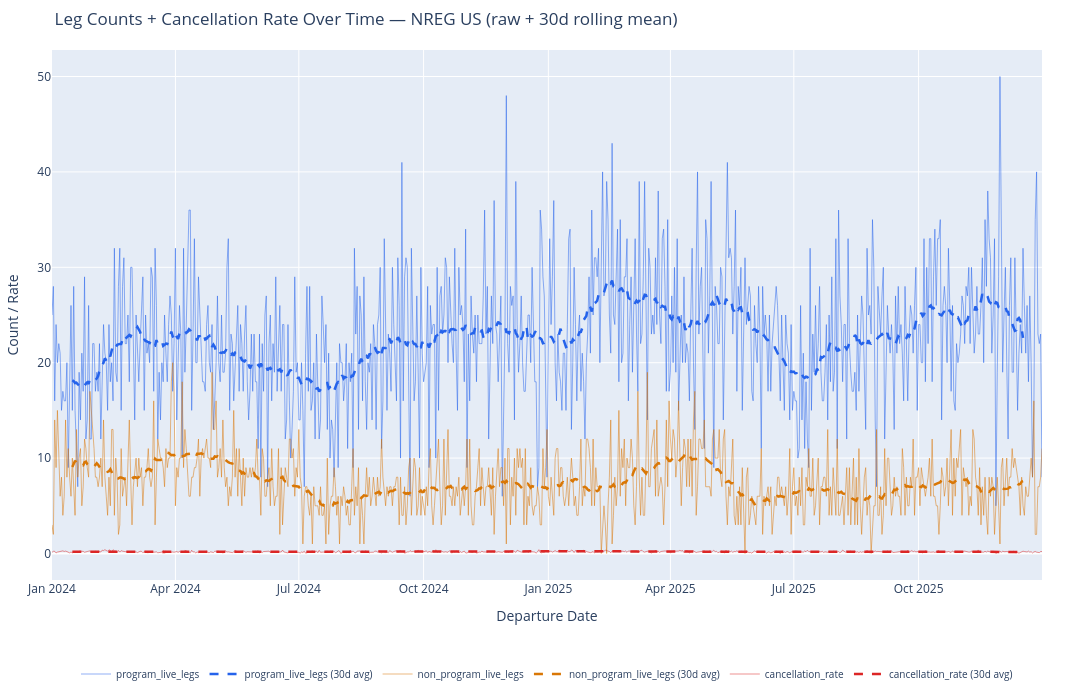
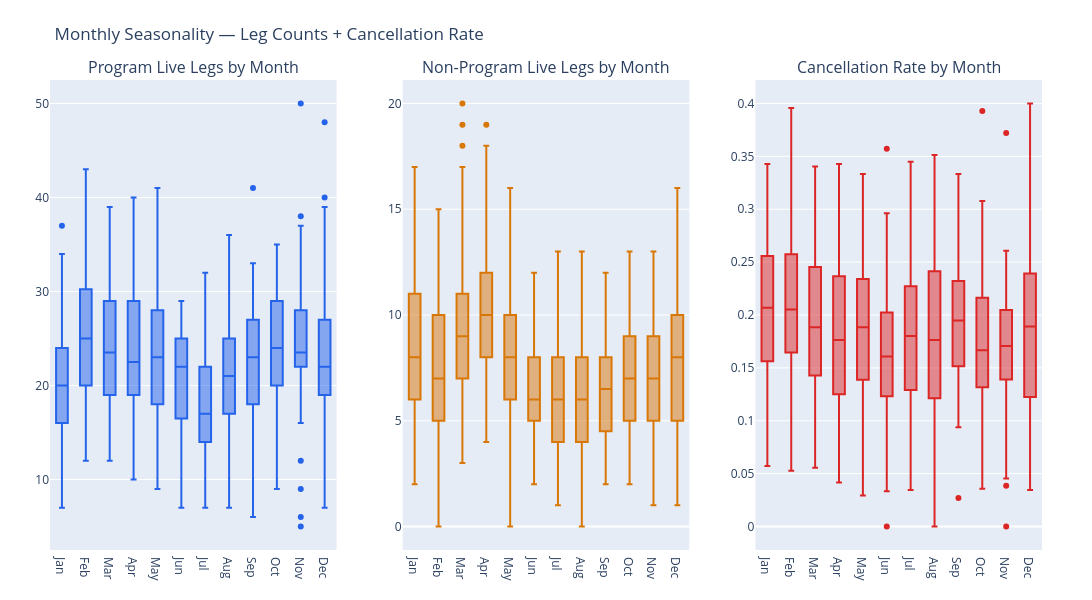
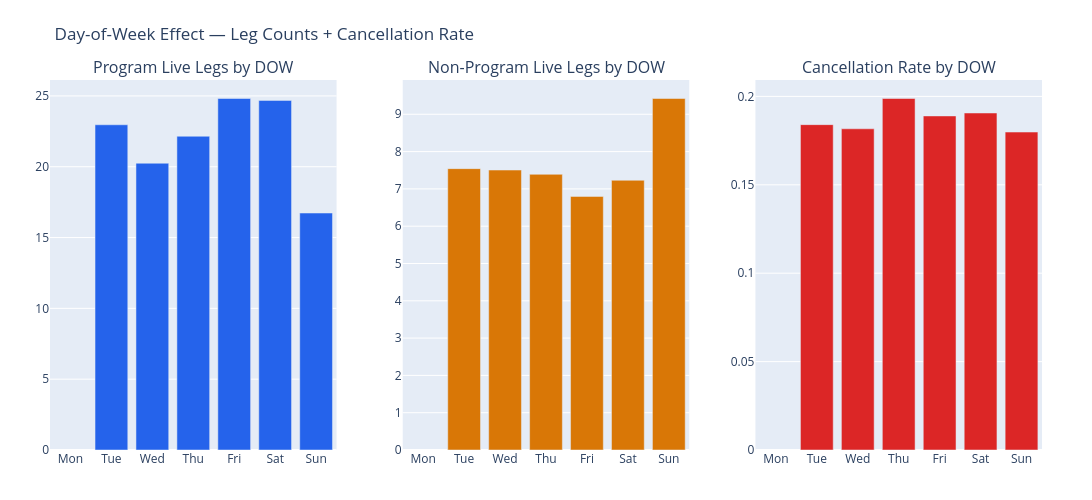
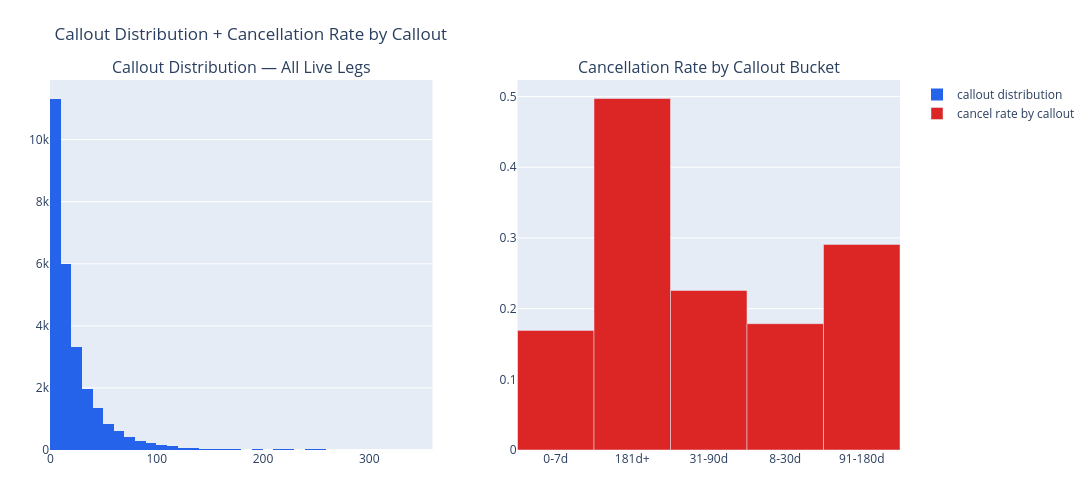

These figures' notebook cell, in order:
### Code cell
import matplotlib.pyplot as plt

# ── convert to pandas for statsmodels ACF/PACF ────────────────────
df_pd = df_daily.to_pandas()

TARGET_COLS  = ["program_live_legs", "non_program_live_legs", "cancellation_rate"]
COLORS       = ["#2563eb", "#d97706", "#dc2626"]

# ════════════════════════════════════════════════════════
# Section 5 — Time Series + 30-day Rolling Mean
# ════════════════════════════════════════════════════════
fig = go.Figure()

for col, color in zip(TARGET_COLS, COLORS):
    fig.add_trace(go.Scatter(
        x=df_pd["dep_date"], y=df_pd[col],
        mode="lines", name=col,
        line=dict(color=color, width=1), opacity=0.5
    ))
    rolling = df_pd[col].rolling(30, center=True).mean()
    fig.add_trace(go.Scatter(
        x=df_pd["dep_date"], y=rolling,
        mode="lines", name=f"{col} (30d avg)",
        line=dict(color=color, width=2.5, dash="dash")
    ))

fig.update_layout(
    title="Leg Counts + Cancellation Rate Over Time — NREG US (raw + 30d rolling mean)",
    xaxis_title="Departure Date", yaxis_title="Count / Rate",
    **PLOT_CFG
)
fig.show()

# ════════════════════════════════════════════════════════
# Section 6 — Monthly Seasonality Box Plots
# ════════════════════════════════════════════════════════
month_labels = ["Jan","Feb","Mar","Apr","May","Jun",
                "Jul","Aug","Sep","Oct","Nov","Dec"]

fig = make_subplots(rows=1, cols=3, subplot_titles=[
    "Program Live Legs by Month",
    "Non-Program Live Legs by Month",
    "Cancellation Rate by Month"
])

for idx, (col, color) in enumerate(zip(TARGET_COLS, COLORS)):
    for m in range(1, 13):
        vals = df_pd[df_pd["month"] == m][col].dropna().tolist()
        fig.add_trace(
            go.Box(y=vals, name=month_labels[m-1],
                   marker_color=color, showlegend=False),
            row=1, col=idx+1
        )

fig.update_layout(
    title="Monthly Seasonality — Leg Counts + Cancellation Rate",
    height=600, width=1200,
    margin=dict(l=50, r=50, t=80, b=50)
)
fig.show()

# ════════════════════════════════════════════════════════
# Section 7 — Day-of-Week Analysis
# ════════════════════════════════════════════════════════
dow_labels = ["Mon","Tue","Wed","Thu","Fri","Sat","Sun"]

fig = make_subplots(rows=1, cols=3, subplot_titles=[
    "Program Live Legs by DOW",
    "Non-Program Live Legs by DOW",
    "Cancellation Rate by DOW"
])

for idx, (col, color) in enumerate(zip(TARGET_COLS, COLORS)):
    means = df_pd.groupby("day_of_week")[col].mean().reindex(range(7))
    fig.add_trace(
        go.Bar(x=dow_labels, y=means.values,
               marker_color=color, showlegend=False),
        row=1, col=idx+1
    )

fig.update_layout(
    title="Day-of-Week Effect — Leg Counts + Cancellation Rate",
    height=500, width=1200,
    margin=dict(l=50, r=50, t=80, b=50)
)
fig.show()

# ════════════════════════════════════════════════════════
# Section 8 — Cancellation Rate Deep Dive
# ════════════════════════════════════════════════════════

# 8a: overall cancellation rate by order type bucket
cancel_by_type = (
    df_labelled
    .filter(pl.col("IS_FERRY") == "Live")
    .with_columns(
        pl.when(pl.col("ORDER_TYPE") == "Program")
          .then(pl.lit("Program"))
          .otherwise(pl.lit("Non-Program"))
          .alias("order_bucket")
    )
    .group_by("order_bucket")
    .agg([
        pl.col("LEG_STATUS").eq("Cancelled").sum().alias("cancelled"),
        pl.len().alias("total")
    ])
    .with_columns(
        (pl.col("cancelled") / pl.col("total")).alias("cancel_rate")
    )
)
print("Cancellation rate by order bucket:")
print(cancel_by_type)

# 8b: callout distribution — how far in advance are live legs booked?
fig = make_subplots(rows=1, cols=2, subplot_titles=[
    "Callout Distribution — All Live Legs",
    "Cancellation Rate by Callout Bucket"
])

# callout histogram
callout_vals = df_labelled.filter(
    (pl.col("IS_FERRY") == "Live") &
    (pl.col("callout_days") <= 365)
)["callout_days"].to_list()

fig.add_trace(
    go.Histogram(x=callout_vals, nbinsx=50,
                 marker_color="#2563eb", name="callout distribution"),
    row=1, col=1
)

# callout buckets → cancellation rate
callout_buckets = (
    df_labelled
    .filter(
        (pl.col("IS_FERRY") == "Live") &
        (pl.col("callout_days") <= 365)
    )
    .with_columns(
        pl.when(pl.col("callout_days") <= 7).then(pl.lit("0-7d"))
        .when(pl.col("callout_days") <= 30).then(pl.lit("8-30d"))
        .when(pl.col("callout_days") <= 90).then(pl.lit("31-90d"))
        .when(pl.col("callout_days") <= 180).then(pl.lit("91-180d"))
        .otherwise(pl.lit("181d+"))
        .alias("callout_bucket")
    )
    .group_by("callout_bucket")
    .agg([
        pl.col("LEG_STATUS").eq("Cancelled").sum().alias("cancelled"),
        pl.len().alias("total")
    ])
    .with_columns(
        (pl.col("cancelled") / pl.col("total")).alias("cancel_rate")
    )
    .sort("callout_bucket")
)
print("\nCancellation rate by callout bucket:")
print(callout_buckets)

fig.add_trace(
    go.Bar(
        x=callout_buckets["callout_bucket"].to_list(),
        y=callout_buckets["cancel_rate"].to_list(),
        marker_color="#dc2626", name="cancel rate by callout"
    ),
    row=1, col=2
)

fig.update_layout(
    title="Callout Distribution + Cancellation Rate by Callout",
    height=500, width=1200,
    margin=dict(l=50, r=50, t=80, b=50)
)
fig.show()

# ════════════════════════════════════════════════════════
# Section 9 — ACF/PACF on program_live and non_program_live
# ════════════════════════════════════════════════════════
fig, axes = plt.subplots(2, 2, figsize=(16, 8))

for idx, col in enumerate(["program_live_legs", "non_program_live_legs"]):
    series = df_pd[col].dropna()
    sm.graphics.tsa.plot_acf(series, lags=60, ax=axes[idx, 0],
                              title=f"ACF — {col}")
    sm.graphics.tsa.plot_pacf(series, lags=60, ax=axes[idx, 1],
                               title=f"PACF — {col}")

plt.suptitle("ACF / PACF — Program and Non-Program Live Legs (lags=60)", y=1.02)
plt.tight_layout()
plt.savefig("../notebooks/acf_pacf_legs.png", dpi=150, bbox_inches="tight")
plt.show()

# ════════════════════════════════════════════════════════
# Section 10 — Save processed file
# ════════════════════════════════════════════════════════
df_daily.write_parquet(PROCESSED_DIR / "legs_fleet_daily.parquet")
print("\n✅ Saved → data/processed/legs_fleet_daily.parquet")

### Figure 1 — Plotly figure (JSON) as saved in the notebook; plotly's stock layout.template omitted (floating-point values rounded to 4 significant figures; data arrays with more than 128 entries replaced by an {"elided": "..."} marker saying what was removed)
{"data": [{"line": {"color": "#2563eb", "width": 1}, "mode": "lines", "name": "program_live_legs", "opacity": 0.5, "type": "scatter", "x": {"elided": "731 str values"}, "y": {"elided": "731 int values"}}, {"line": {"color": "#2563eb", "dash": "dash", "width": 2.5}, "mode": "lines", "name": "program_live_legs (30d avg)", "type": "scatter", "x": {"elided": "731 str values"}, "y": {"elided": "731 float values"}}, {"line": {"color": "#d97706", "width": 1}, "mode": "lines", "name": "non_program_live_legs", "opacity": 0.5, "type": "scatter", "x": {"elided": "731 str values"}, "y": {"elided": "731 int values"}}, {"line": {"color": "#d97706", "dash": "dash", "width": 2.5}, "mode": "lines", "name": "non_program_live_legs (30d avg)", "type": "scatter", "x": {"elided": "731 str values"}, "y": {"elided": "731 float values"}}, {"line": {"color": "#dc2626", "width": 1}, "mode": "lines", "name": "cancellation_rate", "opacity": 0.5, "type": "scatter", "x": {"elided": "731 str values"}, "y": {"elided": "731 float values"}}, {"line": {"color": "#dc2626", "dash": "dash", "width": 2.5}, "mode": "lines", "name": "cancellation_rate (30d avg)", "type": "scatter", "x": {"elided": "731 str values"}, "y": {"elided": "731 float values"}}], "layout": {"height": 700, "legend": {"font": {"size": 10}, "orientation": "h", "x": 0.5, "xanchor": "center", "y": -0.15, "yanchor": "top"}, "margin": {"b": 120, "l": 50, "r": 50, "t": 50}, "title": {"text": "Leg Counts + Cancellation Rate Over Time — NREG US (raw + 30d rolling mean)"}, "width": 1200, "xaxis": {"title": {"text": "Departure Date"}}, "yaxis": {"title": {"text": "Count / Rate"}}}}

### Figure 2 — Plotly figure (JSON) as saved in the notebook; plotly's stock layout.template omitted (floating-point values rounded to 4 significant figures)
{"data": [{"marker": {"color": "#2563eb"}, "name": "Jan", "showlegend": false, "type": "box", "xaxis": "x", "y": [25, 28, 16, 24, 20, 22, 21, 15, 17, 16, 16, 20, 9, 19, 26, 15, 28, 15, 10, 7, 19, 14, 21, 17, 29, 12, 14, 26, 12, 12, 22, 22, 33, 24, 29, 37, 20, 16, 23, 19, 18, 15, 21, 21, 15, 24, 33, 34, 13, 20, 30, 24, 16, 23, 25, 17, 21, 18, 12, 20, 23, 29], "yaxis": "y"}, {"marker": {"color": "#2563eb"}, "name": "Feb", "showlegend": false, "type": "box", "xaxis": "x", "y": [22, 17, 19, 17, 22, 12, 17, 24, 21, 20, 15, 24, 18, 20, 16, 32, 19, 18, 28, 32, 15, 28, 31, 22, 22, 25, 18, 30, 30, 21, 36, 25, 31, 31, 29, 32, 20, 30, 40, 27, 28, 39, 35, 25, 21, 43, 25, 24, 29, 34, 18, 35, 20, 21, 29, 29, 33], "yaxis": "y"}, {"marker": {"color": "#2563eb"}, "name": "Mar", "showlegend": false, "type": "box", "xaxis": "x", "y": [22, 14, 25, 21, 18, 22, 25, 29, 15, 25, 21, 22, 20, 30, 29, 17, 32, 26, 12, 19, 14, 20, 18, 25, 21, 18, 24, 27, 25, 17, 22, 16, 24, 29, 19, 27, 33, 23, 17, 39, 22, 23, 29, 39, 29, 14, 32, 30, 23, 25, 23, 31, 24, 38, 25, 22, 33, 34, 28, 17, 35, 17], "yaxis": "y"}, {"marker": {"color": "#2563eb"}, "name": "Apr", "showlegend": false, "type": "box", "xaxis": "x", "y": [32, 14, 20, 26, 23, 10, 32, 19, 24, 30, 36, 36, 15, 23, 33, 20, 20, 29, 25, 20, 18, 18, 17, 24, 26, 20, 19, 24, 13, 16, 19, 27, 20, 30, 19, 33, 15, 20, 25, 20, 29, 20, 22, 21, 16, 25, 32, 20, 13, 30, 40, 23, 28, 30, 18, 11, 35, 33, 21, 27], "yaxis": "y"}, {"marker": {"color": "#2563eb"}, "name": "May", "showlegend": false, "type": "box", "xaxis": "x", "y": [20, 27, 20, 18, 25, 19, 19, 21, 30, 33, 15, 23, 22, 16, 19, 22, 26, 17, 24, 22, 17, 23, 26, 18, 14, 17, 23, 17, 23, 18, 18, 39, 22, 9, 28, 26, 22, 22, 30, 29, 14, 24, 29, 41, 31, 32, 31, 23, 28, 36, 17, 28, 26, 30, 15, 22, 31, 24, 26, 28, 27, 17], "yaxis": "y"}, {"marker": {"color": "#2563eb"}, "name": "Jun", "showlegend": false, "type": "box", "xaxis": "x", "y": [11, 23, 8, 22, 17, 25, 27, 7, 22, 25, 16, 22, 19, 29, 17, 21, 26, 17, 24, 24, 12, 14, 24, 16, 10, 13, 17, 29, 19, 20, 16, 26, 22, 20, 28, 23, 11, 28, 23, 25, 23, 17, 25, 17, 22, 24, 26, 28, 26, 21, 16, 25, 19, 15, 25, 22, 21, 14, 24, 15], "yaxis": "y"}, {"marker": {"color": "#2563eb"}, "name": "Jul", "showlegend": false, "type": "box", "xaxis": "x", "y": [14, 14, 20, 15, 7, 21, 28, 17, 28, 15, 16, 20, 12, 23, 17, 12, 14, 27, 24, 20, 24, 13, 21, 10, 14, 13, 8, 13, 20, 9, 22, 17, 16, 16, 10, 11, 26, 14, 21, 11, 18, 12, 9, 32, 15, 23, 19, 26, 19, 22, 28, 19, 16, 16, 19, 24, 14, 25, 18, 29, 17, 19], "yaxis": "y"}, {"marker": {"color": "#2563eb"}, "name": "Aug", "showlegend": false, "type": "box", "xaxis": "x", "y": [20, 20, 16, 18, 22, 11, 20, 18, 21, 9, 32, 23, 28, 13, 27, 25, 16, 29, 18, 13, 20, 19, 22, 14, 24, 22, 13, 24, 25, 30, 11, 33, 11, 36, 27, 24, 18, 24, 24, 12, 33, 22, 19, 17, 17, 19, 15, 25, 17, 21, 27, 25, 18, 13, 32, 25, 26, 23, 35, 30, 14, 7], "yaxis": "y"}, {"marker": {"color": "#2563eb"}, "name": "Sep", "showlegend": false, "type": "box", "xaxis": "x", "y": [16, 33, 23, 15, 23, 21, 17, 30, 24, 20, 16, 31, 26, 10, 41, 16, 29, 31, 30, 18, 6, 32, 21, 16, 18, 27, 19, 10, 30, 21, 28, 25, 23, 27, 30, 12, 20, 26, 23, 21, 24, 21, 13, 27, 21, 28, 22, 24, 21, 16, 28, 21, 16, 23, 26, 25, 21, 26, 30, 15], "yaxis": "y"}, {"marker": {"color": "#2563eb"}, "name": "Oct", "showlegend": false, "type": "box", "xaxis": "x", "y": [18, 19, 20, 28, 9, 26, 23, 24, 24, 10, 30, 15, 27, 28, 23, 25, 31, 30, 20, 29, 25, 22, 20, 32, 21, 15, 30, 25, 26, 24, 18, 24, 24, 20, 20, 33, 18, 30, 22, 33, 33, 18, 29, 34, 26, 33, 33, 35, 14, 26, 28, 26, 20, 32, 26, 17, 26, 16, 15, 22, 20, 21], "yaxis": "y"}, {"marker": {"color": "#2563eb"}, "name": "Nov", "showlegend": false, "type": "box", "xaxis": "x", "y": [34, 9, 23, 16, 27, 23, 21, 25, 18, 25, 22, 22, 22, 27, 36, 23, 28, 12, 20, 27, 22, 37, 24, 23, 18, 22, 27, 6, 16, 23, 23, 27, 26, 22, 28, 27, 30, 22, 30, 25, 21, 23, 28, 23, 23, 26, 31, 20, 35, 28, 38, 33, 31, 21, 25, 33, 5, 19, 29, 50], "yaxis": "y"}, {"marker": {"color": "#2563eb"}, "name": "Dec", "showlegend": false, "type": "box", "xaxis": "x", "y": [48, 22, 19, 28, 26, 27, 14, 39, 24, 19, 22, 27, 20, 17, 17, 22, 25, 25, 20, 30, 25, 18, 18, 7, 9, 36, 34, 29, 27, 18, 8, 37, 19, 25, 30, 20, 12, 26, 31, 19, 19, 31, 21, 15, 21, 24, 21, 32, 26, 21, 26, 18, 27, 20, 8, 15, 35, 40, 23, 22, 23, 8], "yaxis": "y"}, {"marker": {"color": "#d97706"}, "name": "Jan", "showlegend": false, "type": "box", "xaxis": "x2", "y": [3, 2, 14, 9, 15, 11, 6, 8, 4, 6, 14, 8, 11, 8, 6, 10, 7, 4, 13, 8, 10, 11, 5, 7, 12, 11, 9, 8, 17, 15, 14, 6, 5, 8, 6, 4, 10, 11, 11, 6, 9, 9, 6, 5, 6, 8, 5, 8, 10, 8, 5, 6, 4, 4, 7, 12, 5, 7, 6, 12, 12, 11], "yaxis": "y2"}, {"marker": {"color": "#d97706"}, "name": "Feb", "showlegend": false, "type": "box", "xaxis": "x2", "y": [11, 8, 8, 7, 8, 10, 7, 14, 8, 6, 4, 8, 5, 13, 13, 4, 10, 8, 2, 3, 11, 6, 7, 8, 5, 11, 14, 8, 3, 9, 5, 12, 5, 9, 7, 7, 7, 0, 2, 5, 3, 0, 5, 8, 14, 1, 4, 8, 5, 7, 15, 6, 11, 9, 12, 5, 10], "yaxis": "y2"}, {"marker": {"color": "#d97706"}, "name": "Mar", "showlegend": false, "type": "box", "xaxis": "x2", "y": [7, 9, 10, 7, 10, 8, 9, 5, 8, 8, 9, 11, 8, 7, 8, 16, 3, 8, 12, 11, 10, 10, 9, 7, 11, 9, 10, 10, 18, 20, 17, 9, 9, 12, 10, 5, 3, 7, 17, 8, 4, 8, 4, 4, 10, 19, 7, 7, 11, 12, 13, 6, 14, 6, 7, 8, 7, 3, 7, 14, 7, 16], "yaxis": "y2"}, {"marker": {"color": "#d97706"}, "name": "Apr", "showlegend": false, "type": "box", "xaxis": "x2", "y": [5, 9, 8, 10, 10, 18, 9, 13, 11, 8, 6, 6, 8, 8, 9, 9, 10, 12, 6, 10, 11, 10, 11, 12, 10, 10, 9, 19, 13, 13, 12, 10, 13, 12, 8, 10, 16, 9, 5, 9, 12, 11, 7, 12, 7, 12, 6, 14, 17, 4, 7, 12, 12, 11, 11, 14, 7, 7, 7, 7], "yaxis": "y2"}, {"marker": {"color": "#d97706"}, "name": "May", "showlegend": false, "type": "box", "xaxis": "x2", "y": [16, 8, 9, 11, 8, 14, 9, 7, 8, 5, 7, 6, 8, 15, 8, 11, 6, 11, 8, 5, 10, 6, 9, 8, 8, 9, 8, 9, 8, 9, 12, 6, 12, 13, 10, 10, 10, 13, 8, 7, 12, 13, 6, 3, 7, 6, 9, 12, 4, 3, 6, 3, 7, 3, 9, 5, 0, 8, 9, 3, 4, 6], "yaxis": "y2"}, {"marker": {"color": "#d97706"}, "name": "Jun", "showlegend": false, "type": "box", "xaxis": "x2", "y": [8, 8, 4, 11, 10, 6, 6, 8, 9, 5, 11, 7, 5, 6, 6, 11, 2, 9, 3, 6, 9, 8, 7, 12, 12, 10, 11, 6, 9, 8, 5, 4, 3, 6, 6, 6, 11, 2, 6, 5, 6, 7, 5, 7, 2, 4, 6, 5, 8, 8, 6, 7, 6, 5, 7, 4, 6, 11, 2, 7], "yaxis": "y2"}, {"marker": {"color": "#d97706"}, "name": "Jul", "showlegend": false, "type": "box", "xaxis": "x2", "y": [13, 8, 7, 1, 6, 7, 7, 5, 4, 6, 1, 7, 5, 5, 5, 4, 7, 4, 4, 5, 1, 10, 2, 5, 6, 6, 9, 7, 4, 6, 1, 9, 5, 6, 4, 8, 5, 9, 3, 3, 8, 7, 11, 6, 6, 10, 4, 5, 8, 10, 3, 7, 7, 8, 8, 6, 13, 4, 7, 4, 9, 6], "yaxis": "y2"}, {"marker": {"color": "#d97706"}, "name": "Aug", "showlegend": false, "type": "box", "xaxis": "x2", "y": [6, 5, 7, 6, 4, 5, 3, 3, 7, 11, 4, 7, 5, 9, 1, 6, 4, 1, 6, 9, 6, 8, 5, 6, 8, 6, 5, 8, 6, 7, 12, 4, 12, 4, 4, 5, 6, 3, 6, 9, 4, 9, 3, 6, 10, 3, 8, 3, 11, 5, 2, 5, 8, 9, 4, 6, 5, 0, 2, 5, 5, 13], "yaxis": "y2"}, {"marker": {"color": "#d97706"}, "name": "Sep", "showlegend": false, "type": "box", "xaxis": "x2", "y": [8, 6, 5, 7, 6, 7, 7, 5, 7, 7, 8, 8, 3, 8, 4, 4, 7, 3, 5, 9, 10, 4, 8, 10, 9, 4, 5, 9, 4, 6, 4, 4, 7, 2, 4, 11, 5, 10, 10, 6, 4, 5, 8, 6, 7, 6, 6, 4, 11, 9, 4, 8, 5, 5, 8, 7, 12, 4, 8, 8], "yaxis": "y2"}, {"marker": {"color": "#d97706"}, "name": "Oct", "showlegend": false, "type": "box", "xaxis": "x2", "y": [5, 4, 7, 5, 9, 11, 5, 3, 5, 7, 9, 12, 7, 3, 5, 12, 4, 9, 13, 6, 6, 5, 7, 5, 7, 6, 8, 4, 6, 7, 5, 9, 5, 9, 8, 7, 6, 7, 8, 10, 6, 12, 6, 6, 5, 5, 2, 5, 9, 8, 6, 7, 10, 5, 9, 13, 4, 10, 6, 10, 9, 11], "yaxis": "y2"}, {"marker": {"color": "#d97706"}, "name": "Nov", "showlegend": false, "type": "box", "xaxis": "x2", "y": [7, 12, 4, 12, 5, 3, 3, 6, 7, 9, 11, 5, 9, 7, 5, 7, 7, 9, 6, 4, 9, 2, 6, 9, 11, 7, 9, 9, 5, 10, 13, 4, 9, 8, 7, 8, 4, 6, 5, 13, 12, 8, 7, 4, 9, 3, 7, 4, 8, 4, 2, 8, 6, 8, 7, 2, 5, 8, 5, 1], "yaxis": "y2"}, {"marker": {"color": "#d97706"}, "name": "Dec", "showlegend": false, "type": "box", "xaxis": "x2", "y": [1, 11, 11, 3, 8, 6, 10, 4, 11, 9, 11, 9, 10, 3, 11, 3, 6, 5, 9, 5, 4, 5, 5, 7, 6, 3, 3, 11, 7, 9, 13, 9, 10, 5, 8, 10, 6, 8, 8, 11, 9, 10, 9, 8, 7, 4, 8, 5, 4, 7, 6, 6, 8, 10, 8, 16, 2, 2, 7, 7, 8, 11], "yaxis": "y2"}, {"marker": {"color": "#dc2626"}, "name": "Jan", "showlegend": false, "type": "box", "xaxis": "x3", "y": [0.125, 0.2308, 0.2308, 0.05714, 0.1463, 0.175, 0.1818, 0.2333, 0.2759, 0.2143, 0.25, 0.2, 0.09091, 0.06897, 0.1579, 0.07407, 0.125, 0.1364, 0.1481, 0.1176, 0.2368, 0.2424, 0.1875, 0.2258, 0.1277, 0.2069, 0.2069, 0.2444, 0.275, 0.1818, 0.1628, 0.1765, 0.1915, 0.2558, 0.1463, 0.2264, 0.3023, 0.2059, 0.1905, 0.3421, 0.3077, 0.3333, 0.2703, 0.2571, 0.2222, 0.3191, 0.1915, 0.2075, 0.3429, 0.3, 0.1026, 0.3182, 0.2593, 0.1562, 0.2195, 0.1944, 0.2571, 0.3421, 0.1, 0.2195, 0.1667, 0.1111], "yaxis": "y3"}, {"marker": {"color": "#dc2626"}, "name": "Feb", "showlegend": false, "type": "box", "xaxis": "x3", "y": [0.1081, 0.2424, 0.1, 0.25, 0.1892, 0.1538, 0.3514, 0.3091, 0.3958, 0.35, 0.24, 0.3846, 0.3235, 0.175, 0.3958, 0.2653, 0.2564, 0.1034, 0.3182, 0.1463, 0.2973, 0.2444, 0.1739, 0.1892, 0.2059, 0.07692, 0.1579, 0.1556, 0.175, 0.09091, 0.1277, 0.2128, 0.05263, 0.1667, 0.1429, 0.2041, 0.1818, 0.1667, 0.1765, 0.2381, 0.3404, 0.3158, 0.2308, 0.2143, 0.07895, 0.2542, 0.1944, 0.2195, 0.1905, 0.2679, 0.175, 0.2115, 0.2051, 0.25, 0.1961, 0.2609, 0.1224], "yaxis": "y3"}, {"marker": {"color": "#dc2626"}, "name": "Mar", "showlegend": false, "type": "box", "xaxis": "x3", "y": [0.2162, 0.2069, 0.1667, 0.09677, 0.1765, 0.2308, 0.2273, 0.08108, 0.1786, 0.2326, 0.09091, 0.08333, 0.1765, 0.2292, 0.2128, 0.1316, 0.125, 0.1707, 0.07692, 0.09091, 0.07692, 0.1429, 0.325, 0.3191, 0.2381, 0.1818, 0.2093, 0.119, 0.1569, 0.1591, 0.1333, 0.2647, 0.25, 0.2115, 0.2564, 0.2558, 0.2653, 0.2683, 0.15, 0.1607, 0.3158, 0.3404, 0.1951, 0.14, 0.2041, 0.2326, 0.2642, 0.119, 0.05556, 0.1591, 0.1818, 0.3393, 0.1739, 0.2542, 0.1111, 0.2105, 0.2453, 0.3019, 0.2708, 0.2439, 0.1429, 0.175], "yaxis": "y3"}, {"marker": {"color": "#dc2626"}, "name": "Apr", "showlegend": false, "type": "box", "xaxis": "x3", "y": [0.1395, 0.2069, 0.125, 0.2174, 0.1538, 0.2, 0.1087, 0.3191, 0.2708, 0.2083, 0.16, 0.08696, 0.3429, 0.1622, 0.1765, 0.06452, 0.1667, 0.08889, 0.2051, 0.1892, 0.1212, 0.125, 0.1765, 0.234, 0.1, 0.09091, 0.1765, 0.1042, 0.1034, 0.2368, 0.08824, 0.1591, 0.25, 0.2364, 0.2286, 0.2456, 0.2619, 0.3256, 0.2683, 0.3095, 0.08889, 0.225, 0.2927, 0.25, 0.04167, 0.1591, 0.2083, 0.2609, 0.1892, 0.1053, 0.1455, 0.1667, 0.2, 0.1458, 0.1944, 0.2647, 0.1765, 0.1111, 0.125, 0.2917], "yaxis": "y3"}, {"marker": {"color": "#dc2626"}, "name": "May", "showlegend": false, "type": "box", "xaxis": "x3", "y": [0.25, 0.2045, 0.2368, 0.1714, 0.1951, 0.02941, 0.2222, 0.2632, 0.1556, 0.1739, 0.1538, 0.1714, 0.09091, 0.1842, 0.325, 0.2667, 0.1111, 0.09677, 0.2195, 0.2286, 0.2703, 0.2162, 0.125, 0.1875, 0.1852, 0.1875, 0.1622, 0.2571, 0.1143, 0.2286, 0.1892, 0.1346, 0.2273, 0.3333, 0.1915, 0.234, 0.08571, 0.1667, 0.2083, 0.2653, 0.1613, 0.05128, 0.3269, 0.1373, 0.283, 0.1739, 0.2593, 0.125, 0.2195, 0.2041, 0.2812, 0.1389, 0.1081, 0.25, 0.2, 0.2286, 0.1622, 0.2558, 0.1463, 0.08824, 0.1143, 0.04167], "yaxis": "y3"}, {"marker": {"color": "#dc2626"}, "name": "Jun", "showlegend": false, "type": "box", "xaxis": "x3", "y": [0.2963, 0.06061, 0.2, 0.1081, 0.2059, 0.225, 0.1951, 0.2105, 0.2439, 0.1176, 0.1562, 0.1944, 0.2258, 0.2045, 0.1786, 0.1579, 0.1515, 0.1613, 0.3571, 0.1667, 0.125, 0.12, 0.06061, 0.1515, 0.1538, 0.1481, 0.1765, 0.1667, 0.2632, 0.09677, 0.16, 0.2683, 0.1935, 0.1333, 0.1282, 0.2162, 0.2143, 0.1429, 0.1944, 0.1667, 0.03333, 0.1724, 0.1429, 0.07692, 0.1111, 0.2, 0.08571, 0.2667, 0.15, 0.1212, 0, 0.1351, 0.07407, 0.1667, 0.1111, 0.2121, 0.1562, 0.07407, 0.1613, 0.2143], "yaxis": "y3"}, {"marker": {"color": "#dc2626"}, "name": "Jul", "showlegend": false, "type": "box", "xaxis": "x3", "y": [0.129, 0.04348, 0.1562, 0.1111, 0.2353, 0.03448, 0.07895, 0.12, 0.1111, 0.1923, 0.2609, 0.129, 0.2273, 0.2632, 0.08333, 0.3333, 0.125, 0.1622, 0.1515, 0.1379, 0.1935, 0.2581, 0.08, 0.25, 0.2308, 0.2083, 0.2273, 0.09091, 0.1429, 0.2857, 0.2581, 0.1875, 0.25, 0.2414, 0.2222, 0.2083, 0.1389, 0.1481, 0.1429, 0.2632, 0.1875, 0.3448, 0.2, 0.1915, 0.16, 0.1316, 0.1786, 0.1622, 0.1, 0.1111, 0.2051, 0.1613, 0.2333, 0.1111, 0.1818, 0.1429, 0.129, 0.2162, 0.2188, 0.1081, 0.2571, 0.2188], "yaxis": "y3"}, {"marker": {"color": "#dc2626"}, "name": "Aug", "showlegend": false, "type": "box", "xaxis": "x3", "y": [0, 0.1379, 0.1154, 0.25, 0.07143, 0.2, 0.04167, 0.3226, 0.1765, 0.2593, 0.122, 0.0625, 0.25, 0.2414, 0.2632, 0.1389, 0.2308, 0.1429, 0.2727, 0.2143, 0.1034, 0.06897, 0.129, 0.1304, 0.1351, 0.2432, 0.25, 0.1579, 0.2619, 0.1778, 0.04167, 0.1395, 0.1786, 0.2, 0.08824, 0.1714, 0.3514, 0.2059, 0.1429, 0.25, 0.1591, 0.1842, 0.2667, 0.1154, 0.1, 0.2414, 0.1481, 0.1765, 0.09677, 0.1875, 0.1212, 0.1892, 0.1034, 0.08333, 0.3333, 0.1389, 0.08824, 0.2069, 0.1957, 0.186, 0.2692, 0.2], "yaxis": "y3"}, {"marker": {"color": "#dc2626"}, "name": "Sep", "showlegend": false, "type": "box", "xaxis": "x3", "y": [0.2, 0.1136, 0.09677, 0.1538, 0.09375, 0.3, 0.25, 0.125, 0.2051, 0.2286, 0.2941, 0.1333, 0.1944, 0.3077, 0.1667, 0.2308, 0.02703, 0.1282, 0.1667, 0.1562, 0.3043, 0.2, 0.1944, 0.2353, 0.129, 0.2051, 0.3333, 0.24, 0.1707, 0.1818, 0.2195, 0.2162, 0.1892, 0.1471, 0.2093, 0.1786, 0.1379, 0.25, 0.1951, 0.2286, 0.2821, 0.1034, 0.16, 0.1316, 0.1515, 0.1905, 0.2, 0.2, 0.2381, 0.1379, 0.1579, 0.1212, 0.3226, 0.1515, 0.2273, 0.3043, 0.1951, 0.25, 0.1739, 0.2333], "yaxis": "y3"}, {"marker": {"color": "#dc2626"}, "name": "Oct", "showlegend": false, "type": "box", "xaxis": "x3", "y": [0.2069, 0.2069, 0.2895, 0.1081, 0.2174, 0.1778, 0.125, 0.3077, 0.2162, 0.3929, 0.1333, 0.2059, 0.15, 0.2439, 0.1515, 0.1395, 0.186, 0.1522, 0.1316, 0.2857, 0.1389, 0.03571, 0.2286, 0.1591, 0.2432, 0.1923, 0.05, 0.1944, 0.1111, 0.2051, 0.2581, 0.2143, 0.09375, 0.1944, 0.06667, 0.1304, 0.2727, 0.1591, 0.1892, 0.1569, 0.1333, 0.1667, 0.1667, 0.1111, 0.1622, 0.24, 0.3, 0.1111, 0.08, 0.1282, 0.1905, 0.1538, 0.1667, 0.2128, 0.186, 0.1176, 0.2683, 0.1613, 0.2222, 0.05882, 0.2162, 0.1111], "yaxis": "y3"}, {"marker": {"color": "#dc2626"}, "name": "Nov", "showlegend": false, "type": "box", "xaxis": "x3", "y": [0.06818, 0.04545, 0.1562, 0.2222, 0.1351, 0.1034, 0.2, 0.2051, 0.03846, 0.1282, 0.1538, 0.129, 0.2439, 0.1707, 0.18, 0.1176, 0.1463, 0.2222, 0.1613, 0.1842, 0.225, 0.1522, 0.1892, 0.1351, 0.1944, 0.1714, 0.122, 0.1176, 0.2222, 0.175, 0.1628, 0.225, 0.2222, 0.25, 0.2045, 0.125, 0.15, 0.1515, 0.2391, 0.1915, 0.175, 0.1143, 0.186, 0.3721, 0.1579, 0.1471, 0.1739, 0.1429, 0.2321, 0.1579, 0.2453, 0.18, 0.1591, 0.1944, 0.2381, 0.1463, 0, 0.129, 0.1707, 0.2609], "yaxis": "y3"}, {"marker": {"color": "#dc2626"}, "name": "Dec", "showlegend": false, "type": "box", "xaxis": "x3", "y": [0.1404, 0.175, 0.1176, 0.2619, 0.2766, 0.2826, 0.2258, 0.1224, 0.3396, 0.2632, 0.2326, 0.1429, 0.1892, 0.2857, 0.3, 0.2647, 0.1143, 0.2105, 0.2162, 0.2391, 0.1714, 0.1481, 0.04167, 0.1765, 0.4, 0.1136, 0.075, 0.1489, 0.1053, 0.3571, 0.1923, 0.1154, 0.2564, 0.1892, 0.24, 0.2105, 0.1818, 0.1282, 0.2041, 0.1176, 0.2432, 0.08889, 0.09091, 0.1154, 0.03448, 0.125, 0.2162, 0.2449, 0.2105, 0.2222, 0.1579, 0.25, 0.1463, 0.1892, 0.05882, 0.1622, 0.2128, 0.1429, 0.1176, 0.09375, 0.2051, 0.2083], "yaxis": "y3"}], "layout": {"annotations": [{"font": {"size": 16}, "showarrow": false, "text": "Program Live Legs by Month", "x": 0.1444, "xanchor": "center", "xref": "paper", "y": 1, "yanchor": "bottom", "yref": "paper"}, {"font": {"size": 16}, "showarrow": false, "text": "Non-Program Live Legs by Month", "x": 0.5, "xanchor": "center", "xref": "paper", "y": 1, "yanchor": "bottom", "yref": "paper"}, {"font": {"size": 16}, "showarrow": false, "text": "Cancellation Rate by Month", "x": 0.8556, "xanchor": "center", "xref": "paper", "y": 1, "yanchor": "bottom", "yref": "paper"}], "height": 600, "margin": {"b": 50, "l": 50, "r": 50, "t": 80}, "title": {"text": "Monthly Seasonality — Leg Counts + Cancellation Rate"}, "width": 1200, "xaxis": {"anchor": "y", "domain": [0, 0.2889]}, "xaxis2": {"anchor": "y2", "domain": [0.3556, 0.6444]}, "xaxis3": {"anchor": "y3", "domain": [0.7111, 1]}, "yaxis": {"anchor": "x", "domain": [0, 1]}, "yaxis2": {"anchor": "x2", "domain": [0, 1]}, "yaxis3": {"anchor": "x3", "domain": [0, 1]}}}

### Figure 3 — Plotly figure (JSON) as saved in the notebook; plotly's stock layout.template omitted (floating-point values rounded to 4 significant figures)
{"data": [{"marker": {"color": "#2563eb"}, "showlegend": false, "type": "bar", "x": ["Mon", "Tue", "Wed", "Thu", "Fri", "Sat", "Sun"], "xaxis": "x", "y": [NaN, 22.96, 20.25, 22.15, 24.82, 24.68, 16.73], "yaxis": "y"}, {"marker": {"color": "#d97706"}, "showlegend": false, "type": "bar", "x": ["Mon", "Tue", "Wed", "Thu", "Fri", "Sat", "Sun"], "xaxis": "x2", "y": [NaN, 7.543, 7.505, 7.39, 6.798, 7.231, 9.423], "yaxis": "y2"}, {"marker": {"color": "#dc2626"}, "showlegend": false, "type": "bar", "x": ["Mon", "Tue", "Wed", "Thu", "Fri", "Sat", "Sun"], "xaxis": "x3", "y": [NaN, 0.184, 0.1817, 0.1988, 0.1889, 0.1906, 0.1798], "yaxis": "y3"}], "layout": {"annotations": [{"font": {"size": 16}, "showarrow": false, "text": "Program Live Legs by DOW", "x": 0.1444, "xanchor": "center", "xref": "paper", "y": 1, "yanchor": "bottom", "yref": "paper"}, {"font": {"size": 16}, "showarrow": false, "text": "Non-Program Live Legs by DOW", "x": 0.5, "xanchor": "center", "xref": "paper", "y": 1, "yanchor": "bottom", "yref": "paper"}, {"font": {"size": 16}, "showarrow": false, "text": "Cancellation Rate by DOW", "x": 0.8556, "xanchor": "center", "xref": "paper", "y": 1, "yanchor": "bottom", "yref": "paper"}], "height": 500, "margin": {"b": 50, "l": 50, "r": 50, "t": 80}, "title": {"text": "Day-of-Week Effect — Leg Counts + Cancellation Rate"}, "width": 1200, "xaxis": {"anchor": "y", "domain": [0, 0.2889]}, "xaxis2": {"anchor": "y2", "domain": [0.3556, 0.6444]}, "xaxis3": {"anchor": "y3", "domain": [0.7111, 1]}, "yaxis": {"anchor": "x", "domain": [0, 1]}, "yaxis2": {"anchor": "x2", "domain": [0, 1]}, "yaxis3": {"anchor": "x3", "domain": [0, 1]}}}

### Figure 4 — Plotly figure (JSON) as saved in the notebook; plotly's stock layout.template omitted (floating-point values rounded to 4 significant figures; data arrays with more than 128 entries replaced by an {"elided": "..."} marker saying what was removed)
{"data": [{"marker": {"color": "#2563eb"}, "name": "callout distribution", "nbinsx": 50, "type": "histogram", "x": {"elided": "27068 int values"}, "xaxis": "x", "yaxis": "y"}, {"marker": {"color": "#dc2626"}, "name": "cancel rate by callout", "type": "bar", "x": ["0-7d", "181d+", "31-90d", "8-30d", "91-180d"], "xaxis": "x2", "y": [0.1692, 0.4972, 0.2257, 0.1787, 0.2908], "yaxis": "y2"}], "layout": {"annotations": [{"font": {"size": 16}, "showarrow": false, "text": "Callout Distribution — All Live Legs", "x": 0.225, "xanchor": "center", "xref": "paper", "y": 1, "yanchor": "bottom", "yref": "paper"}, {"font": {"size": 16}, "showarrow": false, "text": "Cancellation Rate by Callout Bucket", "x": 0.775, "xanchor": "center", "xref": "paper", "y": 1, "yanchor": "bottom", "yref": "paper"}], "height": 500, "margin": {"b": 50, "l": 50, "r": 50, "t": 80}, "title": {"text": "Callout Distribution + Cancellation Rate by Callout"}, "width": 1200, "xaxis": {"anchor": "y", "domain": [0, 0.45]}, "xaxis2": {"anchor": "y2", "domain": [0.55, 1]}, "yaxis": {"anchor": "x", "domain": [0, 1]}, "yaxis2": {"anchor": "x2", "domain": [0, 1]}}}
